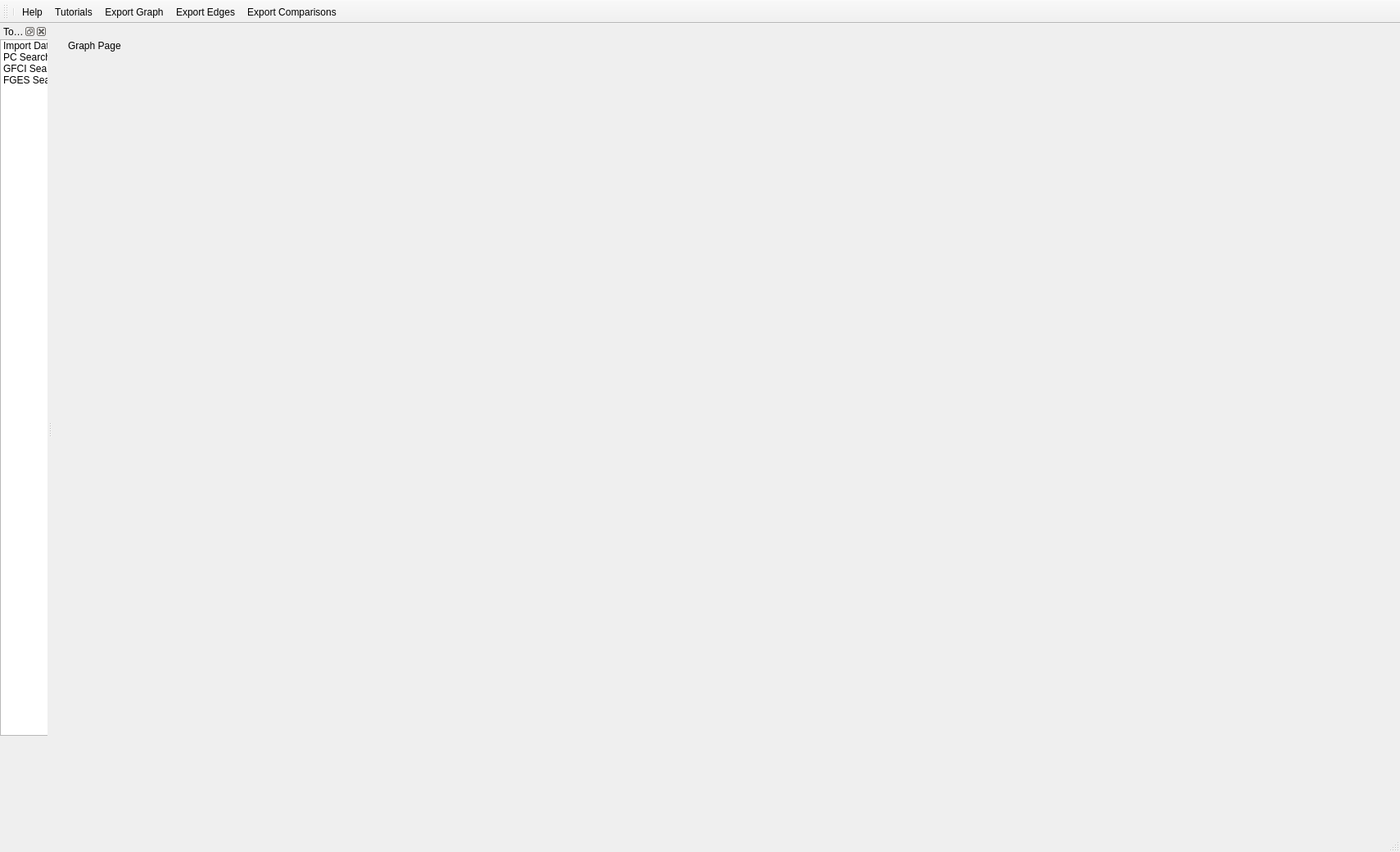
<?xml version="1.0" encoding="UTF-8"?>
<ui version="4.0">
 <class>MainWindow</class>
 <widget class="QMainWindow" name="MainWindow">
  <property name="geometry">
   <rect>
    <x>0</x>
    <y>0</y>
    <width>1710</width>
    <height>1041</height>
   </rect>
  </property>
  <property name="windowTitle">
   <string>MainWindow</string>
  </property>
  <widget class="QWidget" name="centralwidget">
   <layout class="QVBoxLayout" name="verticalLayout_2">
    <item>
     <widget class="QStackedWidget" name="stackedWidget">
      <property name="sizePolicy">
       <sizepolicy hsizetype="Expanding" vsizetype="Expanding">
        <horstretch>0</horstretch>
        <verstretch>0</verstretch>
       </sizepolicy>
      </property>
      <property name="currentIndex">
       <number>0</number>
      </property>
      <widget class="QWidget" name="graphPage">
       <widget class="QLabel" name="dataLabel">
        <property name="geometry">
         <rect>
          <x>10</x>
          <y>10</y>
          <width>131</width>
          <height>16</height>
         </rect>
        </property>
        <property name="text">
         <string>Graph Page</string>
        </property>
       </widget>
      </widget>
      <widget class="QWidget" name="dataPage">
       <layout class="QVBoxLayout" name="verticalLayout">
        <item>
         <widget class="QLabel" name="graphLabel">
          <property name="text">
           <string>test</string>
          </property>
         </widget>
        </item>
       </layout>
      </widget>
     </widget>
    </item>
   </layout>
  </widget>
  <widget class="QMenuBar" name="menubar">
   <property name="geometry">
    <rect>
     <x>0</x>
     <y>0</y>
     <width>1710</width>
     <height>42</height>
    </rect>
   </property>
  </widget>
  <widget class="QDockWidget" name="dockWidget">
   <property name="windowTitle">
    <string>Tools</string>
   </property>
   <attribute name="dockWidgetArea">
    <number>1</number>
   </attribute>
   <widget class="QWidget" name="toolDock">
    <widget class="QListWidget" name="toolList">
     <property name="geometry">
      <rect>
       <x>0</x>
       <y>0</y>
       <width>731</width>
       <height>851</height>
      </rect>
     </property>
     <property name="resizeMode">
      <enum>QListView::Adjust</enum>
     </property>
     <item>
      <property name="text">
       <string>Import Data</string>
      </property>
     </item>
     <item>
      <property name="text">
       <string>PC Search</string>
      </property>
     </item>
     <item>
      <property name="text">
       <string>GFCI Search</string>
      </property>
     </item>
     <item>
      <property name="text">
       <string>FGES Search</string>
      </property>
     </item>
    </widget>
   </widget>
  </widget>
  <widget class="QStatusBar" name="statusbar"/>
  <widget class="QToolBar" name="mainToolBar">
   <property name="windowTitle">
    <string>toolBar</string>
   </property>
   <attribute name="toolBarArea">
    <enum>TopToolBarArea</enum>
   </attribute>
   <attribute name="toolBarBreak">
    <bool>false</bool>
   </attribute>
   <addaction name="separator"/>
   <addaction name="helpAction"/>
   <addaction name="tutorialsAction"/>
   <addaction name="exportGraphAction"/>
   <addaction name="exportEdgesAction"/>
   <addaction name="exportComparisonsAction"/>
  </widget>
  <action name="helpAction">
   <property name="text">
    <string>Help</string>
   </property>
   <property name="menuRole">
    <enum>QAction::NoRole</enum>
   </property>
  </action>
  <action name="tutorialsAction">
   <property name="text">
    <string>Tutorials</string>
   </property>
   <property name="menuRole">
    <enum>QAction::NoRole</enum>
   </property>
  </action>
  <action name="exportGraphAction">
   <property name="text">
    <string>Export Graph</string>
   </property>
   <property name="menuRole">
    <enum>QAction::NoRole</enum>
   </property>
  </action>
  <action name="exportEdgesAction">
   <property name="text">
    <string>Export Edges</string>
   </property>
   <property name="menuRole">
    <enum>QAction::NoRole</enum>
   </property>
  </action>
  <action name="exportComparisonsAction">
   <property name="text">
    <string>Export Comparisons</string>
   </property>
   <property name="menuRole">
    <enum>QAction::NoRole</enum>
   </property>
  </action>
 </widget>
 <resources/>
 <connections/>
</ui>
